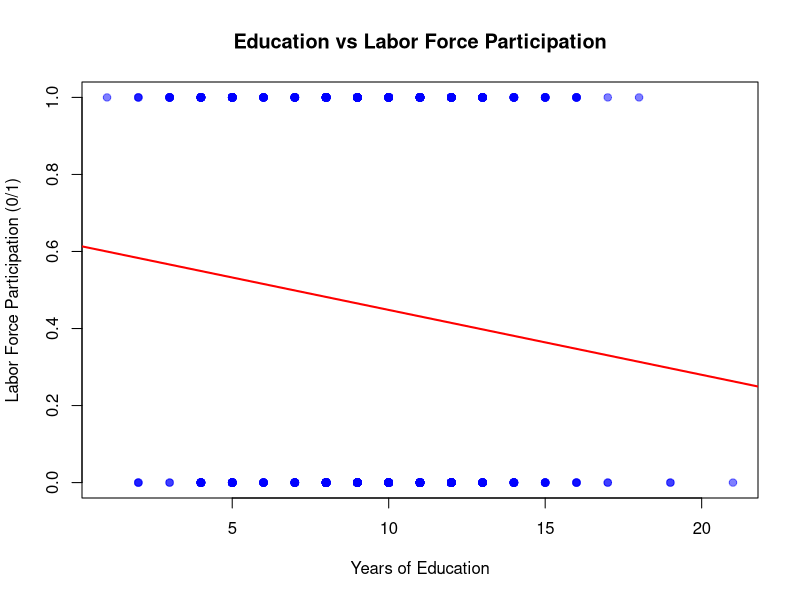
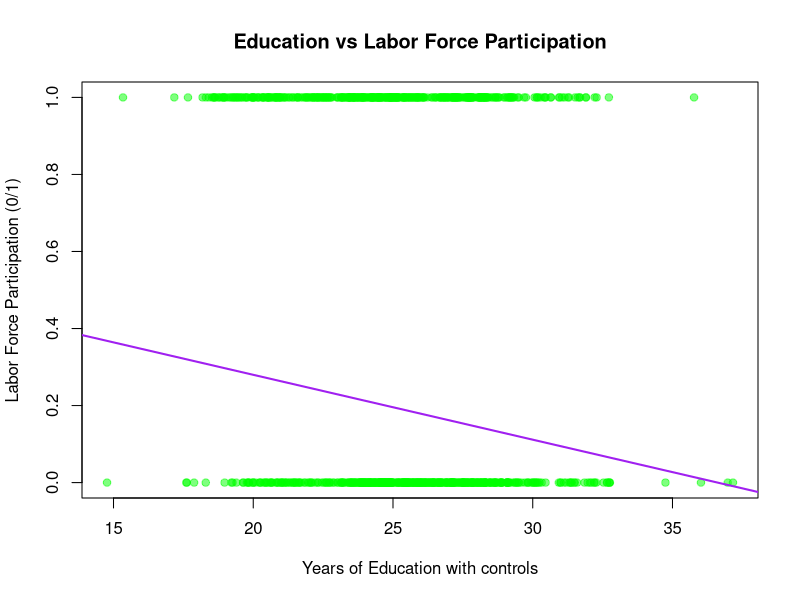

These figures' R source, in order:
# Load required packages
library(AER)
library(sandwich)
library(lmtest)


# Load Swiss Labor data
data("SwissLabor")

# Examine the structure of the data
str(SwissLabor)
# Convert participation to numeric 
SwissLabor$participation_num <- as.numeric(SwissLabor$participation) - 1  # Convert "yes"/"no" to 1/0


## Create variables
education_years <- SwissLabor$education
nonlabor_income <- SwissLabor$income
labor_participation <- SwissLabor$participation
kid_number <- SwissLabor$youngkids+SwissLabor$oldkids


# conditional mean of participation (mean of participate and mean of not participate)
mean(SwissLabor[SwissLabor$participation=='yes', 'education'])
mean(SwissLabor[SwissLabor$participation=='no', 'education'])

## Regression
# Basic regression (education only)
mod1 <- lm(participation_num ~ education, data=SwissLabor)
# Multiple regression (adding controls)
mod2 <- lm(participation_num ~ education + income + age + youngkids +oldkids, data=SwissLabor)

# Model with education + income only
mod3 <- lm(participation_num ~ education + income, data=SwissLabor)
# Model with education + age only
mod4 <- lm(participation_num ~ education + age, data=SwissLabor)
# Model with education + youngkids only
mod5 <- lm(participation_num ~ education + youngkids, data=SwissLabor)
# Model with education + child-related variables
mod6 <- lm(participation_num ~ education + kid_number, data=SwissLabor)

summary(mod3)
summary(mod4)
summary(mod5)
summary(mod6)

#attempt to compare the effect of omitting age squared on the basic model
summary(mod1)
summary(mod4)
mod7 <- lm(participation_num ~ education + age*age, data=SwissLabor)
summary(mod7)

## Visualize the relationship
#single variable regression
plot(SwissLabor$education, SwissLabor$participation_num,
     main = "Education vs Labor Force Participation",
     xlab = "Years of Education",
     ylab = "Labor Force Participation (0/1)",
     pch = 19,
     col = adjustcolor("blue", alpha=0.5))
abline(mod1, col="red", lwd=2)
#multiple variable regression
plot(SwissLabor$education+SwissLabor$income+SwissLabor$age+SwissLabor$youngkids+SwissLabor$oldkids, SwissLabor$participation_num,
     main = "Education vs Labor Force Participation",
     xlab = "Years of Education with controls",
     ylab = "Labor Force Participation (0/1)",
     pch = 19,
     col = adjustcolor("green", alpha=0.5))
abline(mod1, col="purple", lwd=2)


## Sensitivity analysis
# Get robust standard errors for both models
robust_mod1 <- coeftest(mod1, vcov = vcovHC(mod1, type = "HC1"))
robust_mod2 <- coeftest(mod2, vcov = vcovHC(mod2, type = "HC1"))

# Print results
cat("\nBasic Model (with robust standard errors):\n")
print(robust_mod1)

cat("\nFull Model (with robust standard errors):\n")
print(robust_mod2)

# Compare models with full summary
cat("\nBasic Model Summary:\n")
print(summary(mod1))

cat("\nFull Model Summary:\n")
print(summary(mod2))
